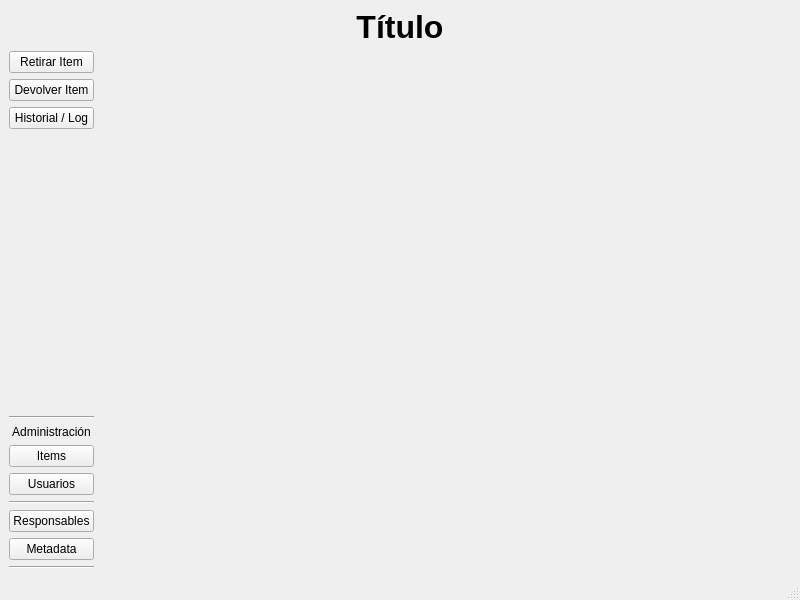
<?xml version="1.0" encoding="UTF-8"?>
<ui version="4.0">
 <class>Dashboard</class>
 <widget class="QMainWindow" name="Dashboard">
  <property name="geometry">
   <rect>
    <x>0</x>
    <y>0</y>
    <width>800</width>
    <height>600</height>
   </rect>
  </property>
  <property name="windowTitle">
   <string>AssetManager</string>
  </property>
  <widget class="QWidget" name="centralwidget">
   <layout class="QGridLayout" name="gridLayout">
    <item row="1" column="1">
     <widget class="QStackedWidget" name="stackedWidget">
      <property name="currentIndex">
       <number>0</number>
      </property>
      <widget class="QWidget" name="page"/>
      <widget class="QWidget" name="page_2"/>
     </widget>
    </item>
    <item row="1" column="0">
     <layout class="QVBoxLayout" name="verticalLayout">
      <item>
       <widget class="QPushButton" name="checkoutButton">
        <property name="text">
         <string>Retirar Item</string>
        </property>
       </widget>
      </item>
      <item>
       <widget class="QPushButton" name="returnButton">
        <property name="text">
         <string>Devolver Item</string>
        </property>
       </widget>
      </item>
      <item>
       <widget class="QPushButton" name="historyButton">
        <property name="text">
         <string>Historial / Log</string>
        </property>
       </widget>
      </item>
      <item>
       <spacer name="verticalSpacer">
        <property name="orientation">
         <enum>Qt::Orientation::Vertical</enum>
        </property>
        <property name="sizeHint" stdset="0">
         <size>
          <width>20</width>
          <height>40</height>
         </size>
        </property>
       </spacer>
      </item>
      <item>
       <widget class="Line" name="separatorLine">
        <property name="orientation">
         <enum>Qt::Orientation::Horizontal</enum>
        </property>
       </widget>
      </item>
      <item>
       <widget class="QLabel" name="managementLabel">
        <property name="text">
         <string>Administración</string>
        </property>
        <property name="alignment">
         <set>Qt::AlignmentFlag::AlignCenter</set>
        </property>
       </widget>
      </item>
      <item>
       <widget class="QPushButton" name="itemsButton">
        <property name="text">
         <string>Items</string>
        </property>
       </widget>
      </item>
      <item>
       <widget class="QPushButton" name="usersButton">
        <property name="text">
         <string>Usuarios</string>
        </property>
       </widget>
      </item>
      <item>
       <widget class="Line" name="line">
        <property name="orientation">
         <enum>Qt::Orientation::Horizontal</enum>
        </property>
       </widget>
      </item>
      <item>
       <widget class="QPushButton" name="ownersButton">
        <property name="text">
         <string>Responsables</string>
        </property>
       </widget>
      </item>
      <item>
       <widget class="QPushButton" name="metadataButton">
        <property name="text">
         <string>Metadata</string>
        </property>
       </widget>
      </item>
      <item>
       <widget class="Line" name="line_2">
        <property name="orientation">
         <enum>Qt::Orientation::Horizontal</enum>
        </property>
       </widget>
      </item>
     </layout>
    </item>
    <item row="0" column="0" colspan="2">
     <widget class="QLabel" name="titleLabel">
      <property name="font">
       <font>
        <pointsize>24</pointsize>
        <bold>true</bold>
       </font>
      </property>
      <property name="text">
       <string>Título</string>
      </property>
      <property name="alignment">
       <set>Qt::AlignmentFlag::AlignCenter</set>
      </property>
     </widget>
    </item>
   </layout>
  </widget>
  <widget class="QMenuBar" name="menubar">
   <property name="geometry">
    <rect>
     <x>0</x>
     <y>0</y>
     <width>800</width>
     <height>23</height>
    </rect>
   </property>
  </widget>
  <widget class="QStatusBar" name="statusbar"/>
 </widget>
 <resources/>
 <connections/>
</ui>
